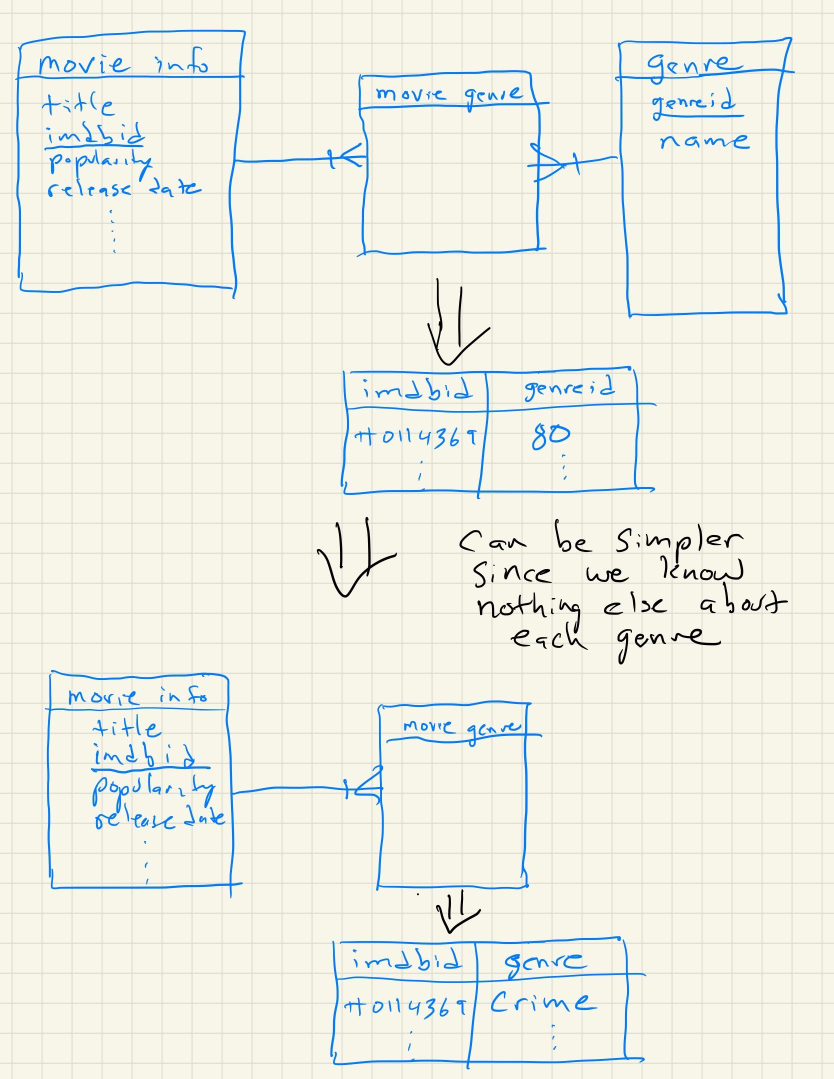
#> input picture acs/ac201/_sources/UNGeneralDebates/movie_genres.jpg, 1668 x 2157 px, given in place of running-shoe-371624_960_720.jpg, which was not available (shown at 1/2 size)
$ jupyter execute colab.ipynb   (older library calls are emulated)   (text cells are left out)
#> lines starting #> are read from the running program, lines starting #| are printed output that depends on the picture; pictures that were not available may be replaced by others from this repository, and a replacement may not be noted
[cell 1]
# Licensed under the Apache License, Version 2.0 (the "License");
# you may not use this file except in compliance with the License.
# You may obtain a copy of the License at
#
# https://www.apache.org/licenses/LICENSE-2.0
#
# Unless required by applicable law or agreed to in writing, software
# distributed under the License is distributed on an "AS IS" BASIS,
# WITHOUT WARRANTIES OR CONDITIONS OF ANY KIND, either express or implied.
# See the License for the specific language governing permissions and
# limitations under the License.

[cell 2]
from google.colab import files

uploaded = files.upload()
#> the answer given: movie_genres.jpg

for fn in uploaded.keys():
  print('User uploaded file "{name}" with length {length} bytes'.format(
      name=fn, length=len(uploaded[fn])))

[cell 3]
from PIL import Image
import matplotlib.pyplot as plt

with Image.open("running-shoe-371624_960_720.jpg") as sneaker:
#> sneaker is the input picture: PIL image 1668x2157 RGB; mean R, G, B 237.7, 239.2, 230
  plt.imshow(sneaker)
  plt.show()

[cell 4]
from PIL import Image
import matplotlib.pyplot as plt

image_width_height = None

with Image.open("running-shoe-371624_960_720.jpg") as sneaker:
  image_width_height = sneaker.size
#> image_width_height = (1668, 2157)

print(image_width_height)
#| (1668, 2157)

[cell 5]
max_dimension = max(image_width_height)
#> max_dimension = 2157

print(max_dimension)
#| 2157

[cell 6]
width_padding = max_dimension - image_width_height[0]
#> width_padding = 489
height_padding = max_dimension - image_width_height[1]
#> height_padding = 0

print("Width padding: {}, Height padding: {}".format(width_padding, height_padding))
#| Width padding: 489, Height padding: 0

[cell 7]
left_padding = width_padding // 2
#> left_padding = 244
right_padding = width_padding - left_padding
#> right_padding = 245

top_padding = height_padding // 2
#> top_padding = 0
bottom_padding = height_padding - top_padding
#> bottom_padding = 0

print("Left padding: {}, Top padding {}, Right padding: {}, Bottom padding {}".format(
  left_padding,
  top_padding,
  right_padding,
  bottom_padding))
#| Left padding: 244, Top padding 0, Right padding: 245, Bottom padding 0

[cell 8]
from PIL import ImageOps

padding = (
  left_padding,
  top_padding,
  right_padding,
  bottom_padding
)
#> padding = (244, 0, 245, 0)

image = Image.open("running-shoe-371624_960_720.jpg")
padded_image = ImageOps.expand(image, padding, (255,255,255,255))
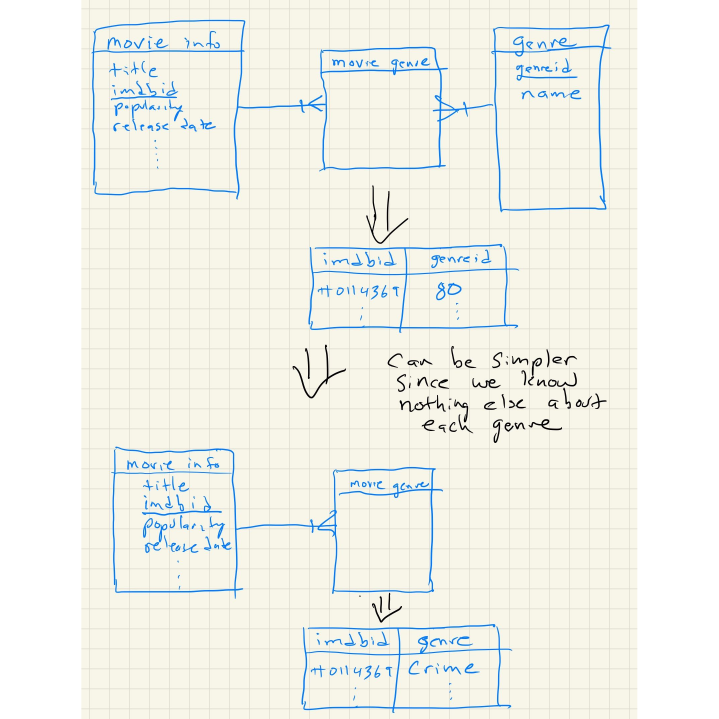
#> padded_image: PIL image 2157x2157 RGB (shown at 1/3 size); mean R, G, B 241.6, 242.8, 235.7
image.close()

plt.imshow(padded_image)

[cell 9]
padded_image.size
#> Out = (2157, 2157)

[cell 10]
desired_size = (200, 200)

resized_image = padded_image.resize(desired_size, Image.ANTIALIAS)
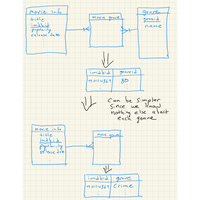
#> resized_image: PIL image 200x200 RGB; mean R, G, B 241.5, 242.8, 235.7
plt.imshow(resized_image)

[cell 11]
resized_image.size

[cell 12]
# Upload the file you just downloaded from your computer to the colab runtime

from google.colab import files

uploaded = files.upload()
#> the answer given: pixels.jpg

for fn in uploaded.keys():
  print('User uploaded file "{name}" with length {length} bytes'.format(
      name=fn, length=len(uploaded[fn])))

[cell 13]
### YOUR CODE HERE ###

# Open the image file and plot the image

# Print the dimension of the image

# Find the longer dimension

# Compute the delta width and height

# Compute the padding amounts

# Pad and plot the image

# Resize and plot the image

[cell 14]
# Open the image file and plot the image
from PIL import Image
import matplotlib.pyplot as plt

with Image.open("sneaker_image.jpg") as sneaker:
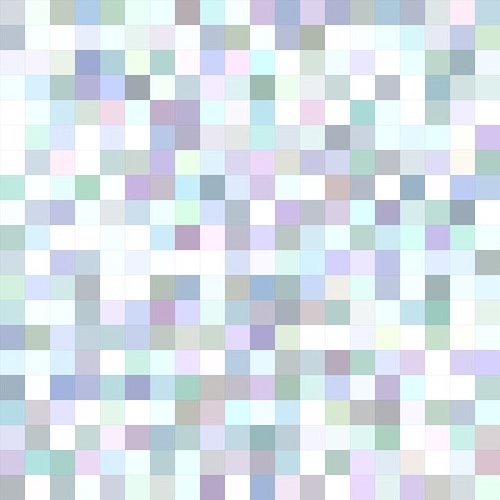
#> input picture content/04_classification/05_introduction_to_image_classification/res/pixels.jpg, 500 x 500 px, given in place of sneaker_image.jpg, which was not available
#> sneaker is the input picture: PIL image 500x500 RGB; mean R, G, B 215.4, 225, 232.3
  plt.imshow(sneaker)
  plt.show()

# Print the dimension of the image
image_width_height = None
with Image.open("sneaker_image.jpg") as sneaker:
  image_width_height = sneaker.size
print(image_width_height)
#| (500, 500)

# Find the longer dimension
max_dimension = max(image_width_height)
print(max_dimension)
#| 500

# Compute the delta width and height
width_padding = max_dimension - image_width_height[0]
height_padding = max_dimension - image_width_height[1]
print("Width padding: {}, Height padding: {}".format(width_padding, height_padding))
#| Width padding: 0, Height padding: 0

# Compute the padding amounts
left_padding = width_padding // 2
right_padding = width_padding - left_padding

top_padding = height_padding // 2
bottom_padding = height_padding - top_padding

print("Left padding: {}, Top padding {}, Right padding: {}, Bottom padding {}".format(
  left_padding,
  top_padding,
  right_padding,
  bottom_padding))
#| Left padding: 0, Top padding 0, Right padding: 0, Bottom padding 0

# Pad and plot the image
from PIL import ImageOps

padding = (
  left_padding,
  top_padding,
  right_padding,
  bottom_padding
)

image = Image.open("sneaker_image.jpg")
padded_image = ImageOps.expand(image, padding, (255,255,255,255))
image.close()

plt.imshow(padded_image)
padded_image.size

# Resize and plot the image
desired_size = (200, 200)

resized_image = padded_image.resize(desired_size, Image.ANTIALIAS)
plt.imshow(resized_image)

resized_image.size
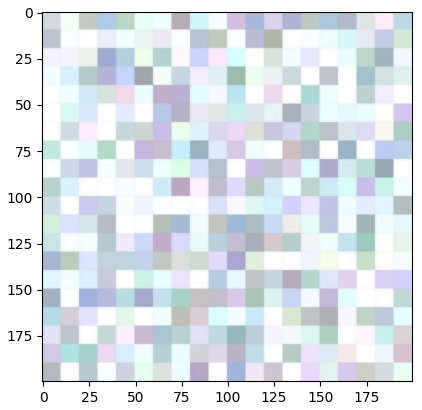
#> figure drawn by matplotlib, 1 panel

[cell 15]
# TODO

[cell 16]
### YOUR CODE HERE ###

# Flip the image horizontally (left to right)


# Plot the image to show the image is indeed flipped horizontally

[cell 17]
### YOUR CODE HERE ###

# Save newly generated image to the folder

[cell 18]
# Flip the image horizontally (left to right)
mirror_image = ImageOps.mirror(resized_image)
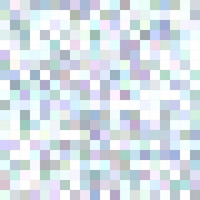
#> mirror_image: PIL image 200x200 RGB; mean R, G, B 215.4, 224.9, 232.3

# Plot the image to show the image is indeed flipped horizontally
plt.figure(figsize = (1,1))
plt.imshow(mirror_image)

# Save newly generated image to the folder
mirror_image.save('sneaker_image_mirror.jpg')
